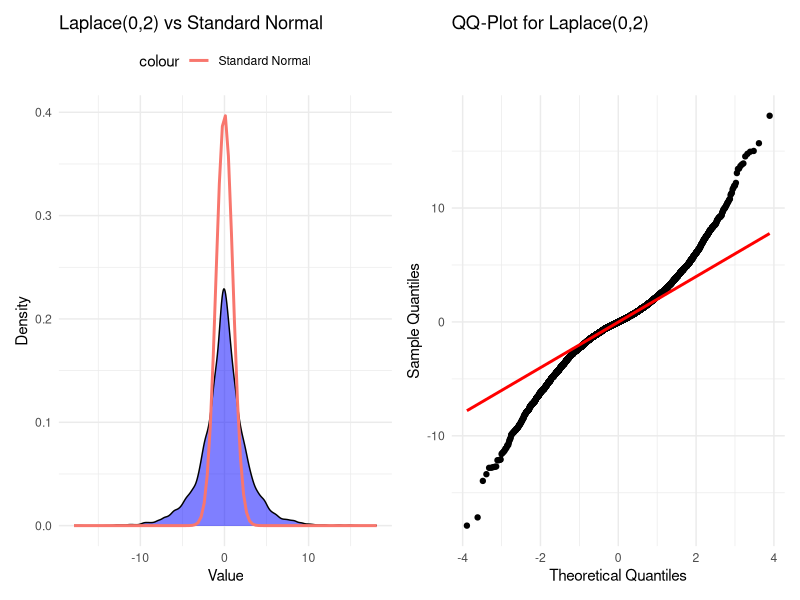
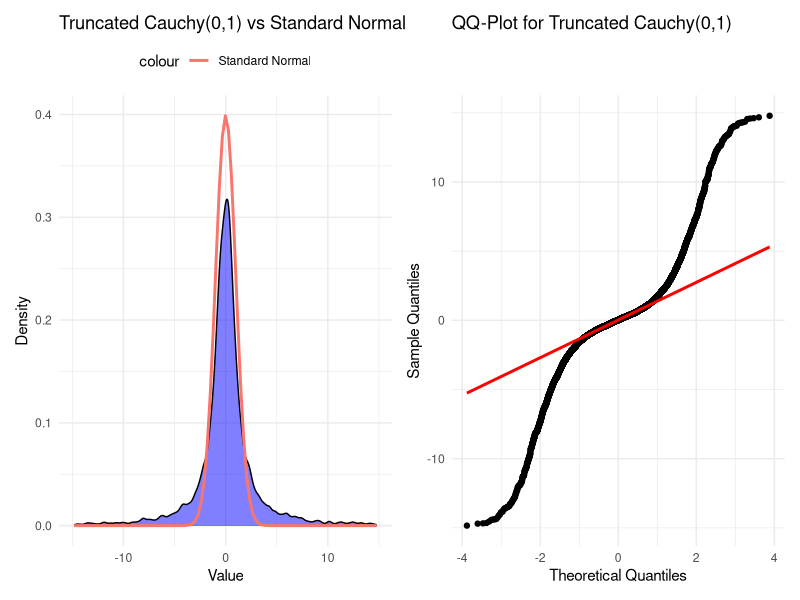
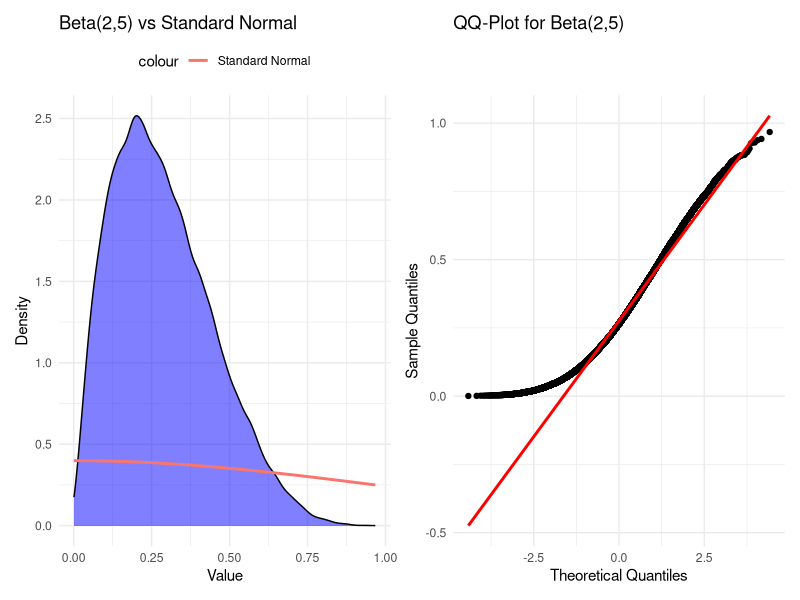
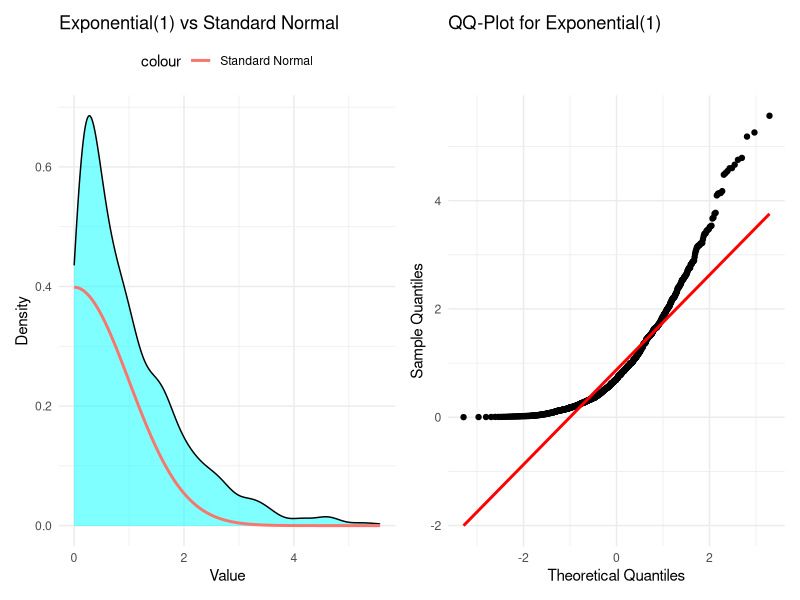
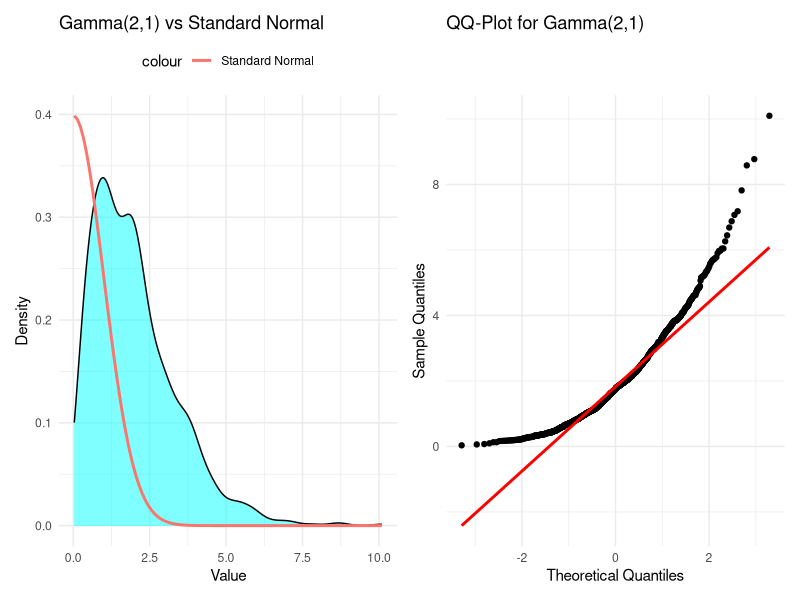
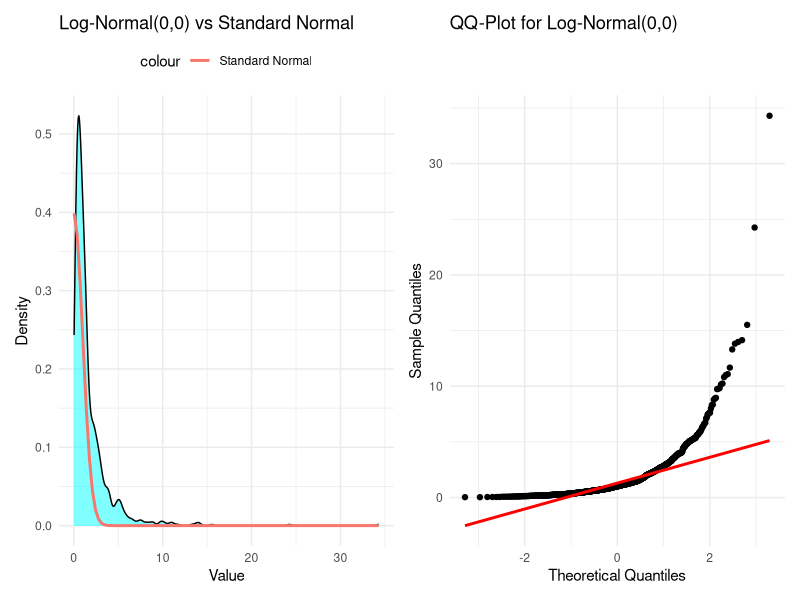
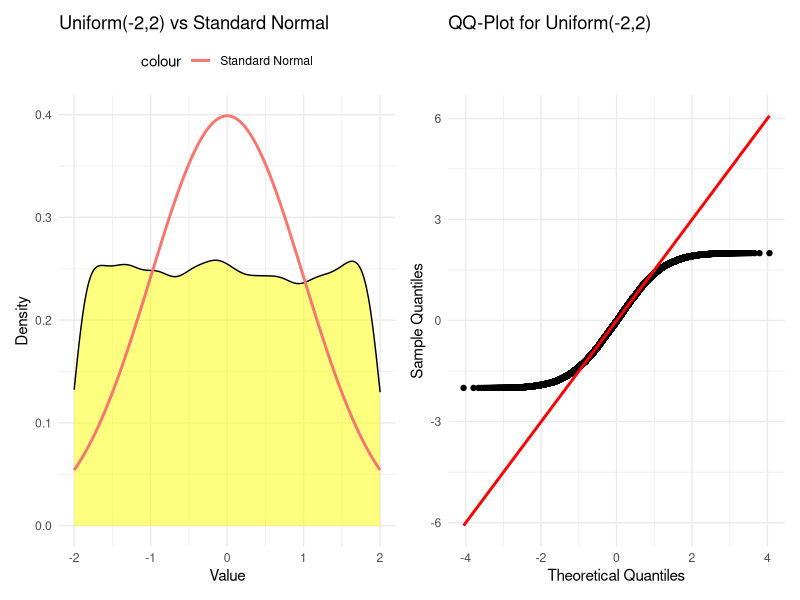
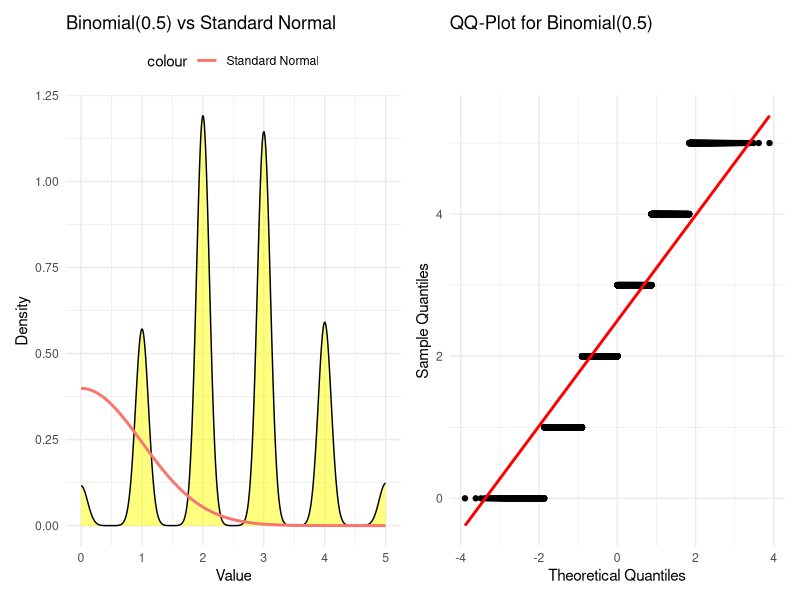

Write R code to recreate these figures, in order.
## ---- chunk 1
library(ggplot2)
library(patchwork)
library(VGAM)

set.seed(123) # For reproducibility
n <- 1000 # Number of samples

create_plots <- function(samples, distribution_name, dist_color) {  data <- data.frame(values = samples)
  
  # Density plot against standard normal
  p1 <- ggplot(data, aes(values)) + 
    geom_density(aes(y=..density.., fill=dist_color), alpha=0.5) +
    stat_function(fun=dnorm, args=list(mean=0, sd=1), aes(color="Standard Normal"), size=1) +
    labs(title=paste(distribution_name, "vs Standard Normal"), x="Value", y="Density") +
    theme_minimal() +
    scale_fill_identity(name="Distributions") +
    theme(legend.position="top")
  
  # QQ plot
  p2 <- ggplot(data, aes(sample = values)) +
    geom_qq() +
    geom_qq_line(aes(sample = values), color="red", size=1) +
    labs(title=paste("QQ-Plot for", distribution_name), x="Theoretical Quantiles", y="Sample Quantiles") +
    theme_minimal()
  
  return(p1 + p2)
}
## ---- chunk 2
# Plot for Laplace Distribution
laplace_samples = rlaplace(n*10, location=0, scale=2)
plot_laplace <- create_plots(laplace_samples, "Laplace(0,2)", "blue")
print(plot_laplace)

# Generate random samples from the Cauchy distribution
cauchy_sample <- rcauchy(n*10,location = 0, scale = 1)
# Filter extreme values (e.g., those beyond a certain range)
threshold <- 15  # adjust as needed
filtered_cauchy_sample <- cauchy_sample[abs(cauchy_sample) < threshold]

# Use your function to create the plots
plot_cauchy <- create_plots(filtered_cauchy_sample, "Truncated Cauchy(0,1)", "blue")
print(plot_cauchy)

# For the Beta Distribution
beta_samples <- rbeta(n*100, shape1=2, shape2=5)
plot_beta <- create_plots(beta_samples, "Beta(2,5)", "blue")
print(plot_beta)

# Plot for Exponential Distribution
exp_samples = rexp(n, rate=1)
plot_exp <- create_plots(exp_samples, "Exponential(1)", "cyan")
print(plot_exp)

# For the Gamma Distribution
gamma_samples <- rgamma(n, shape=2, scale=1)
plot_gamma <- create_plots(gamma_samples, "Gamma(2,1)", "cyan")
print(plot_gamma)

# For the Log-Normal Distribution
lognorm_samples <- rlnorm(n, meanlog=0, sdlog=1)
plot_lognorm <- create_plots(lognorm_samples, "Log-Normal(0,0)", "cyan")
print(plot_lognorm)

# Plot for Uniform Distribution
uni_samples = runif(n*20, min=-2, max=2)
plot_uni <- create_plots(uni_samples, "Uniform(-2,2)", "yellow")
print(plot_uni)

# For the Binomial Distribution
binom_samples <- rbinom(n*10, size=5, prob=0.5)
plot_binom <- create_plots(binom_samples, "Binomial(0.5)", "yellow")
print(plot_binom)

## ---- chunk 3
# Distributions
standard_normal_samples <- rnorm(n*10)
bimodal_samples <- c(rnorm(n/2, mean=-3), rnorm(n/2, mean=3))
bimodal_samples_2 <- c(rnorm(n/2, mean=-2, .25), rnorm(n/2, mean=2, .25))
trimodal_samples <- c(rnorm(n/3, mean=-6), rnorm(n/3, mean=0), rnorm(n/3, mean=6))
quadmodal_samples <- c(rnorm(n/4, mean=-6), rnorm(n/4, mean=-2), rnorm(n/4, mean=2), rnorm(n/4, mean=6))

# Generate plots
plot_standard_normal <- create_plots(standard_normal_samples, "Standard Normal","green")
plot_bimodal <- create_plots(bimodal_samples, "Bimodal","green")
plot_bimodal_2 <- create_plots(bimodal_samples_2, "Bimodal","green")
plot_trimodal <- create_plots(trimodal_samples, "Trimodal","green")
plot_quadmodal <- create_plots(quadmodal_samples, "Quadmodal","green")

# Display plots
print(plot_standard_normal)
print(plot_bimodal)
print(plot_bimodal_2)
print(plot_trimodal)
print(plot_quadmodal)
